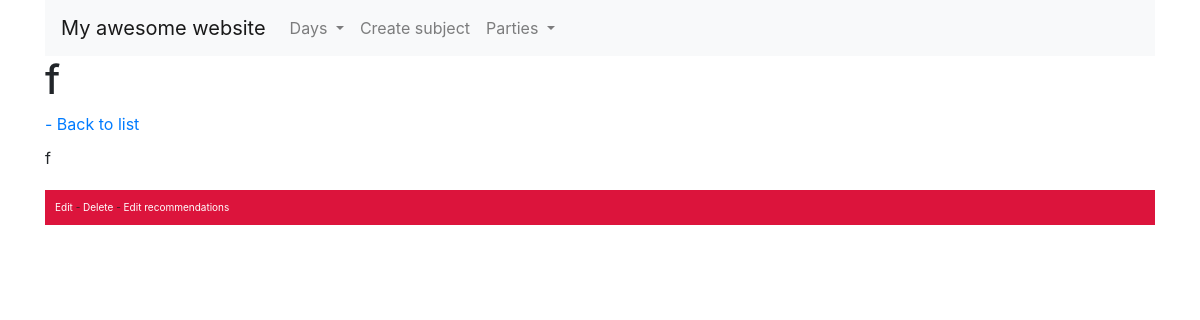
/subjects/2, run on an earlier commit of the app's database.
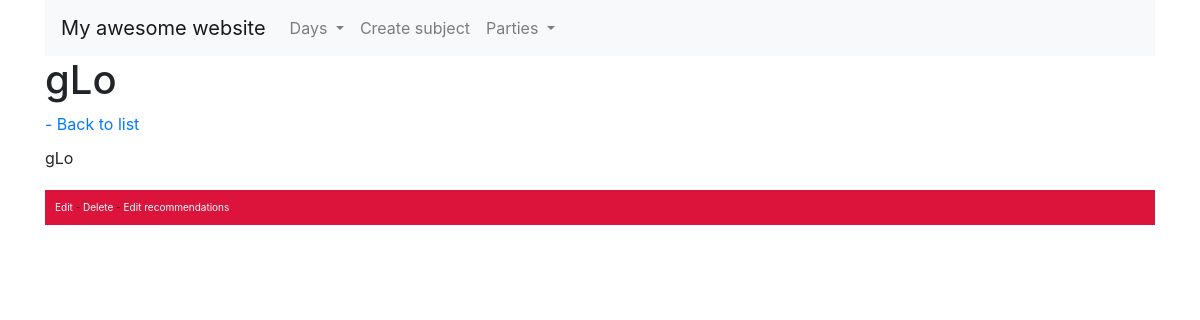
And on a later commit of the database.
### models.py (models this page shows)
class Subject(db.Model):
    id = db.Column(db.Integer, primary_key=True)
    name = db.Column(db.String(120))
    day_id = db.Column(db.Integer, db.ForeignKey('day.id'))
    recommendations = db.relationship('Recommendation', backref='subject')

### subjects/views.py (the view)
@subjects.route('/<int:id_subject>', methods=['GET'])
def view(id_subject):
    subject = Subject.query.filter_by(id=id_subject).first_or_404()
    return render_template('subjects/view.html', subject=subject)

### subjects/templates/subjects/view.html (shortened to what this page needs)
{% extends 'base.html' %}
{% block title_page %}{{ subject.name }}{% endblock %}
{% block content %}
    <div style="margin-bottom: 10px;">
        <a href="{{ url_for('days.index') }}">- Back to list</a>
    </div>
    <div>
        {{ subject.name }}
    </div>
    <div class="footer-content">
        <a href="{{ url_for('subjects.edit', id_subject=subject.id) }}">Edit</a> -
        <a href="{{ url_for('subjects.delete', id_subject=subject.id) }}">Delete</a> -
        <a href="{{ url_for('subjects.recommendations', id_subject=subject.id) }}">Edit recommendations</a>
    </div>
{% endblock %}

What changed in the data, as far as the page shows it:
changed Subject: name "f" → "gLo"
